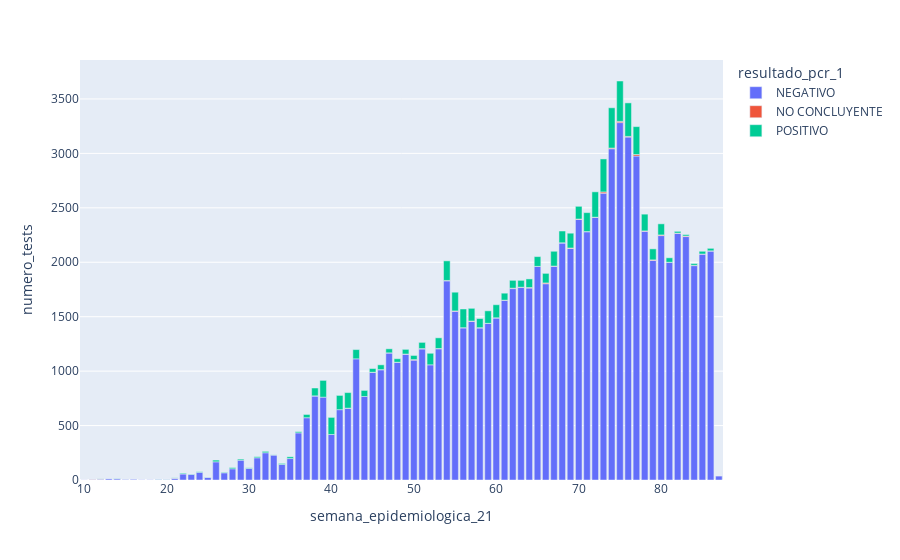

The notebook cell this image was saved under:
### Code cell
# Crea gráfico de Resultados PCR regional por semana epidemiologica

px.bar(data_aysen_clean_21.groupby(['semana_epidemiologica_21', 'resultado_pcr_1'])[['numero_folio']].count().rename(columns={'numero_folio': 'numero_tests'}).reset_index(),
        x= 'semana_epidemiologica_21',
        y= 'numero_tests',
        color= 'resultado_pcr_1'
        
       )

### Figure 1 — Plotly figure (JSON) as saved in the notebook; plotly's stock layout.template omitted (floating-point values rounded to 4 significant figures)
{"data": [{"alignmentgroup": "True", "hovertemplate": "resultado_pcr_1=NEGATIVO<br>semana_epidemiologica_21=%{x}<br>numero_tests=%{y}<extra></extra>", "legendgroup": "NEGATIVO", "marker": {"color": "#636efa"}, "name": "NEGATIVO", "offsetgroup": "NEGATIVO", "orientation": "v", "showlegend": true, "textposition": "auto", "type": "bar", "x": [10, 11, 12, 13, 14, 15, 16, 17, 18, 19, 20, 21, 22, 23, 24, 25, 26, 27, 28, 29, 30, 31, 32, 33, 34, 35, 36, 37, 38, 39, 40, 41, 42, 43, 44, 45, 46, 47, 48, 49, 50, 51, 52, 53, 54, 55, 56, 57, 58, 59, 60, 61, 62, 63, 64, 65, 66, 67, 68, 69, 70, 71, 72, 73, 74, 75, 76, 77, 78, 79, 80, 81, 82, 83, 84, 85, 86, 87], "xaxis": "x", "y": [1, 4, 8, 10, 11, 4, 6, 2, 2, 6, 5, 17, 55, 52, 71, 24, 167, 66, 103, 182, 106, 204, 250, 229, 143, 197, 433, 572, 772, 761, 418, 646, 659, 1113, 767, 988, 1013, 1167, 1081, 1156, 1101, 1204, 1058, 1205, 1829, 1550, 1398, 1457, 1397, 1438, 1488, 1650, 1758, 1768, 1763, 1961, 1803, 1963, 2177, 2127, 2393, 2280, 2412, 2634, 3043, 3283, 3150, 2976, 2285, 2017, 2245, 1999, 2265, 2236, 1969, 2075, 2103, 36], "yaxis": "y"}, {"alignmentgroup": "True", "hovertemplate": "resultado_pcr_1=NO CONCLUYENTE<br>semana_epidemiologica_21=%{x}<br>numero_tests=%{y}<extra></extra>", "legendgroup": "NO CONCLUYENTE", "marker": {"color": "#EF553B"}, "name": "NO CONCLUYENTE", "offsetgroup": "NO CONCLUYENTE", "orientation": "v", "showlegend": true, "textposition": "auto", "type": "bar", "x": [11, 12, 21, 38, 42, 45, 46, 47, 48, 49, 50, 51, 53, 54, 55, 56, 57, 58, 59, 60, 61, 62, 63, 64, 65, 66, 67, 68, 69, 70, 71, 72, 73, 74, 75, 76, 77, 78, 79, 80, 81, 82, 83, 84, 85, 86], "xaxis": "x", "y": [2, 2, 1, 1, 1, 2, 1, 1, 1, 1, 5, 3, 3, 4, 3, 1, 3, 2, 1, 2, 2, 4, 3, 5, 1, 7, 2, 2, 4, 4, 2, 2, 12, 6, 11, 6, 14, 3, 5, 6, 1, 3, 5, 3, 1, 2], "yaxis": "y"}, {"alignmentgroup": "True", "hovertemplate": "resultado_pcr_1=POSITIVO<br>semana_epidemiologica_21=%{x}<br>numero_tests=%{y}<extra></extra>", "legendgroup": "POSITIVO", "marker": {"color": "#00cc96"}, "name": "POSITIVO", "offsetgroup": "POSITIVO", "orientation": "v", "showlegend": true, "textposition": "auto", "type": "bar", "x": [12, 14, 19, 20, 21, 22, 23, 24, 25, 26, 27, 28, 29, 30, 31, 32, 33, 34, 35, 36, 37, 38, 39, 40, 41, 42, 43, 44, 45, 46, 47, 48, 49, 50, 51, 52, 53, 54, 55, 56, 57, 58, 59, 60, 61, 62, 63, 64, 65, 66, 67, 68, 69, 70, 71, 72, 73, 74, 75, 76, 77, 78, 79, 80, 81, 82, 83, 84, 85, 86], "xaxis": "x", "y": [1, 2, 1, 1, 2, 7, 3, 5, 2, 16, 5, 11, 10, 6, 10, 13, 2, 9, 16, 11, 30, 72, 154, 157, 131, 143, 85, 56, 34, 44, 37, 32, 43, 38, 57, 106, 98, 180, 172, 172, 117, 84, 115, 120, 64, 72, 63, 79, 90, 88, 136, 108, 136, 117, 174, 233, 303, 370, 371, 308, 256, 154, 101, 102, 41, 16, 13, 16, 25, 23], "yaxis": "y"}], "layout": {"barmode": "relative", "legend": {"title": {"text": "resultado_pcr_1"}, "tracegroupgap": 0}, "margin": {"t": 60}, "xaxis": {"anchor": "y", "domain": [0, 1], "title": {"text": "semana_epidemiologica_21"}}, "yaxis": {"anchor": "x", "domain": [0, 1], "title": {"text": "numero_tests"}}}}
